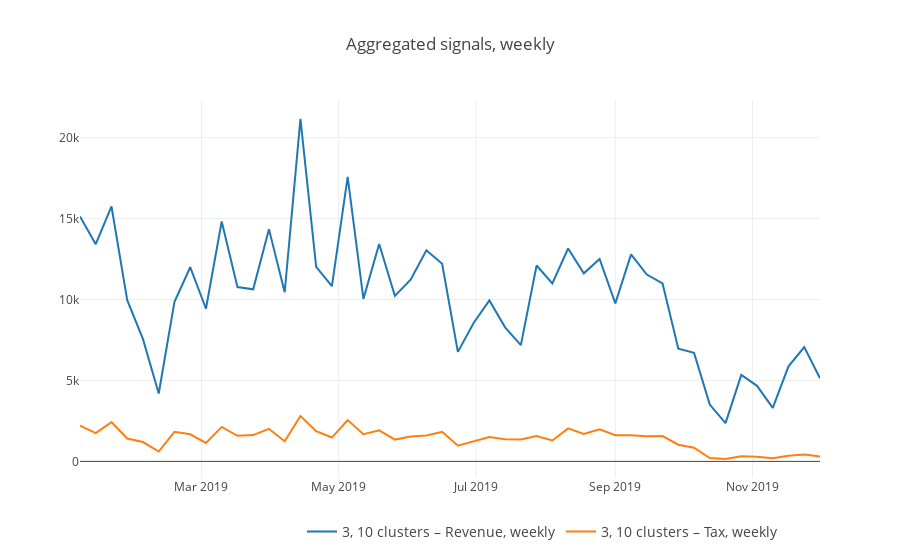
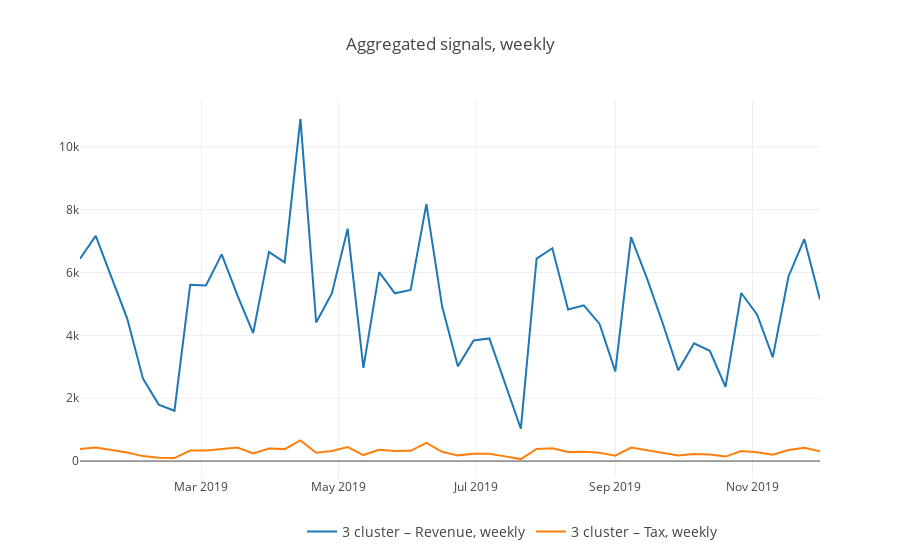
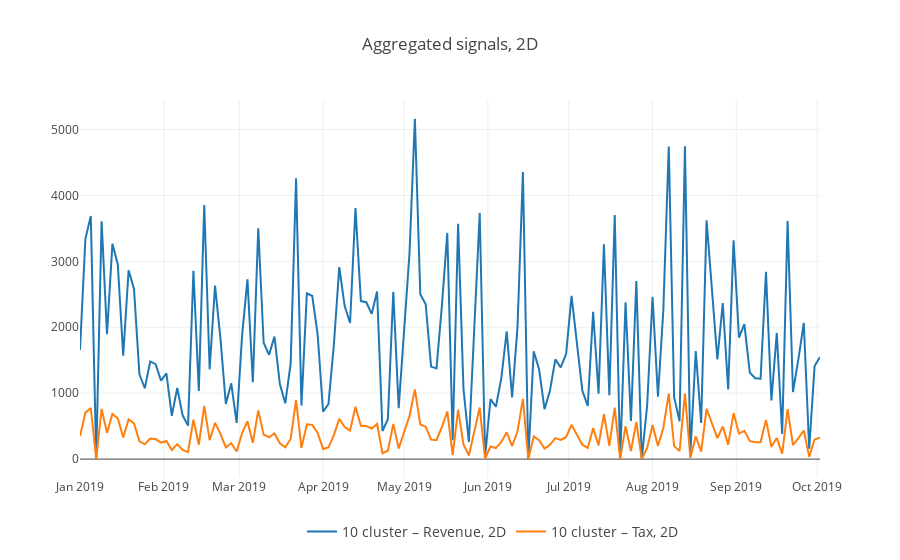

Notebook code cell kept with these figures, in order:
### Markdown cell above
## Tax vs. Revenue based on predicted labels
And, finally a model which uses all the information of the **financial statement network** (FSN) to model plausible relationships.

### Code cell
# ~Sales both
constructSignals(df_all, query=[{"select": [3, 10], 
                              "_with": {"FA_Name": "Revenue"}}, 
                                {"select": [3, 10], "_with": {"FA_Name": "Tax"}}], on="label", agg_period="W", title="aFSN_both_Tax-Revenue")
# ~Sales 6 btw
constructSignals(df_all, query=[{"select": [3], 
                              "_with": {"FA_Name": "Revenue"}}, 
                                {"select": [3], "_with": {"FA_Name": "Tax"}}], on="label", agg_period="W",  title="aFSN_Tax6-Revenue")
# Another Sales group, ~Sales 21 btw
print("##############################")
constructSignals(df_all, query=[{"select": [10], 
                              "_with": {"FA_Name": "Revenue"}}, 
                                {"select": [10], "_with": {"FA_Name": "Tax"}}], on="label", agg_period="2D",  title="aFSN_Tax21-Revenue")

### Figure 1 — Plotly figure (JSON) as saved in the notebook; plotly's stock layout.template omitted (floating-point values rounded to 4 significant figures)
{"data": [{"name": "3, 10 clusters – Revenue, weekly", "type": "scatter", "uid": "92fd20d0-73e6-4bfc-a743-d780cc8ed7e8", "x": ["2019-01-06", "2019-01-13", "2019-01-20", "2019-01-27", "2019-02-03", "2019-02-10", "2019-02-17", "2019-02-24", "2019-03-03", "2019-03-10", "2019-03-17", "2019-03-24", "2019-03-31", "2019-04-07", "2019-04-14", "2019-04-21", "2019-04-28", "2019-05-05", "2019-05-12", "2019-05-19", "2019-05-26", "2019-06-02", "2019-06-09", "2019-06-16", "2019-06-23", "2019-06-30", "2019-07-07", "2019-07-14", "2019-07-21", "2019-07-28", "2019-08-04", "2019-08-11", "2019-08-18", "2019-08-25", "2019-09-01", "2019-09-08", "2019-09-15", "2019-09-22", "2019-09-29", "2019-10-06", "2019-10-13", "2019-10-20", "2019-10-27", "2019-11-03", "2019-11-10", "2019-11-17", "2019-11-24", "2019-12-01"], "y": [15125, 13421, 15749, 9960, 7550, 4197, 9856, 11996, 9429, 14820, 10770, 10632, 14349, 10448, 21159, 12020, 10824, 17576, 10041, 13434, 10227, 11222, 13047, 12212, 6765, 8547, 9944, 8283, 7185, 12104, 10994, 13154, 11618, 12507, 9762, 12793, 11545, 10993, 6960, 6705, 3507, 2363, 5348, 4668, 3305, 5875, 7064, 5141]}, {"name": "3, 10 clusters – Tax, weekly", "type": "scatter", "uid": "4832793f-0f0b-4d3c-a5ec-8a3fc34e4944", "x": ["2019-01-06", "2019-01-13", "2019-01-20", "2019-01-27", "2019-02-03", "2019-02-10", "2019-02-17", "2019-02-24", "2019-03-03", "2019-03-10", "2019-03-17", "2019-03-24", "2019-03-31", "2019-04-07", "2019-04-14", "2019-04-21", "2019-04-28", "2019-05-05", "2019-05-12", "2019-05-19", "2019-05-26", "2019-06-02", "2019-06-09", "2019-06-16", "2019-06-23", "2019-06-30", "2019-07-07", "2019-07-14", "2019-07-21", "2019-07-28", "2019-08-04", "2019-08-11", "2019-08-18", "2019-08-25", "2019-09-01", "2019-09-08", "2019-09-15", "2019-09-22", "2019-09-29", "2019-10-06", "2019-10-13", "2019-10-20", "2019-10-27", "2019-11-03", "2019-11-10", "2019-11-17", "2019-11-24", "2019-12-01"], "y": [2214.0, 1745.0, 2426.0, 1411.0, 1196.0, 610.7, 1824.0, 1674.0, 1143.0, 2130.0, 1582.0, 1626.0, 2013.0, 1247.0, 2806.0, 1864.0, 1473.0, 2552.0, 1677.0, 1918.0, 1347.0, 1537.0, 1600.0, 1826.0, 967.9, 1220.0, 1503.0, 1365.0, 1356.0, 1573.0, 1292.0, 2038.0, 1696.0, 1976.0, 1619.0, 1617.0, 1548.0, 1564.0, 1029.0, 846.9, 210.2, 141.9, 321.5, 279.6, 198.5, 352.7, 423.4, 307.4]}], "layout": {"hovermode": "closest", "legend": {"font": {"size": 14}, "orientation": "h", "x": 0.3, "y": -0.1}, "showlegend": true, "title": {"text": "Aggregated signals, weekly"}}}

### Figure 2 — Plotly figure (JSON) as saved in the notebook; plotly's stock layout.template omitted (floating-point values rounded to 4 significant figures)
{"data": [{"name": "3 cluster – Revenue, weekly", "type": "scatter", "uid": "5df1b2b3-b7c3-4e18-ac46-82bb7c3a7fa6", "x": ["2019-01-06", "2019-01-13", "2019-01-20", "2019-01-27", "2019-02-03", "2019-02-10", "2019-02-17", "2019-02-24", "2019-03-03", "2019-03-10", "2019-03-17", "2019-03-24", "2019-03-31", "2019-04-07", "2019-04-14", "2019-04-21", "2019-04-28", "2019-05-05", "2019-05-12", "2019-05-19", "2019-05-26", "2019-06-02", "2019-06-09", "2019-06-16", "2019-06-23", "2019-06-30", "2019-07-07", "2019-07-14", "2019-07-21", "2019-07-28", "2019-08-04", "2019-08-11", "2019-08-18", "2019-08-25", "2019-09-01", "2019-09-08", "2019-09-15", "2019-09-22", "2019-09-29", "2019-10-06", "2019-10-13", "2019-10-20", "2019-10-27", "2019-11-03", "2019-11-10", "2019-11-17", "2019-11-24", "2019-12-01"], "y": [6439, 7167, 5847, 4536, 2623, 1797, 1601, 5612, 5589, 6577, 5273, 4073, 6659, 6322, 10889, 4409, 5341, 7396, 2964, 6012, 5338, 5443, 8179, 4915, 3013, 3835, 3902, 2475, 1029, 6445, 6773, 4825, 4958, 4365, 2854, 7125, 5831, 4402, 2887, 3747, 3507, 2363, 5348, 4668, 3305, 5875, 7064, 5141]}, {"name": "3 cluster – Tax, weekly", "type": "scatter", "uid": "e6ec93ac-1b56-435d-8fe6-b0d16d2e539a", "x": ["2019-01-06", "2019-01-13", "2019-01-20", "2019-01-27", "2019-02-03", "2019-02-10", "2019-02-17", "2019-02-24", "2019-03-03", "2019-03-10", "2019-03-17", "2019-03-24", "2019-03-31", "2019-04-07", "2019-04-14", "2019-04-21", "2019-04-28", "2019-05-05", "2019-05-12", "2019-05-19", "2019-05-26", "2019-06-02", "2019-06-09", "2019-06-16", "2019-06-23", "2019-06-30", "2019-07-07", "2019-07-14", "2019-07-21", "2019-07-28", "2019-08-04", "2019-08-11", "2019-08-18", "2019-08-25", "2019-09-01", "2019-09-08", "2019-09-15", "2019-09-22", "2019-09-29", "2019-10-06", "2019-10-13", "2019-10-20", "2019-10-27", "2019-11-03", "2019-11-10", "2019-11-17", "2019-11-24", "2019-12-01"], "y": [385.1, 430.8, 351.7, 272.8, 157.0, 107.2, 95.83, 335.8, 336.1, 393.4, 427.9, 245.2, 399.7, 379.6, 654.3, 263.6, 320.7, 443.0, 190.3, 359.5, 319.1, 326.6, 575.2, 295.0, 180.6, 229.9, 233.2, 148.6, 61.97, 387.3, 406.0, 289.3, 297.9, 262.3, 170.7, 428.1, 350.4, 263.5, 173.4, 224.6, 210.2, 141.9, 321.5, 279.6, 198.5, 352.7, 423.4, 307.4]}], "layout": {"hovermode": "closest", "legend": {"font": {"size": 14}, "orientation": "h", "x": 0.3, "y": -0.1}, "showlegend": true, "title": {"text": "Aggregated signals, weekly"}}}

### Figure 3 — Plotly figure (JSON) as saved in the notebook; plotly's stock layout.template omitted (floating-point values rounded to 4 significant figures; data arrays with more than 128 entries replaced by an {"elided": "..."} marker saying what was removed)
{"data": [{"name": "10 cluster – Revenue, 2D", "type": "scatter", "uid": "29b57dab-dd57-4b5b-aa08-bf0231a7e5c7", "x": {"elided": "138 str values"}, "y": {"elided": "138 int values"}}, {"name": "10 cluster – Tax, 2D", "type": "scatter", "uid": "9e4e8998-1b9b-4a87-a6cf-0bfa7dab980e", "x": {"elided": "138 str values"}, "y": {"elided": "138 float values"}}], "layout": {"hovermode": "closest", "legend": {"font": {"size": 14}, "orientation": "h", "x": 0.3, "y": -0.1}, "showlegend": true, "title": {"text": "Aggregated signals, 2D"}}}
